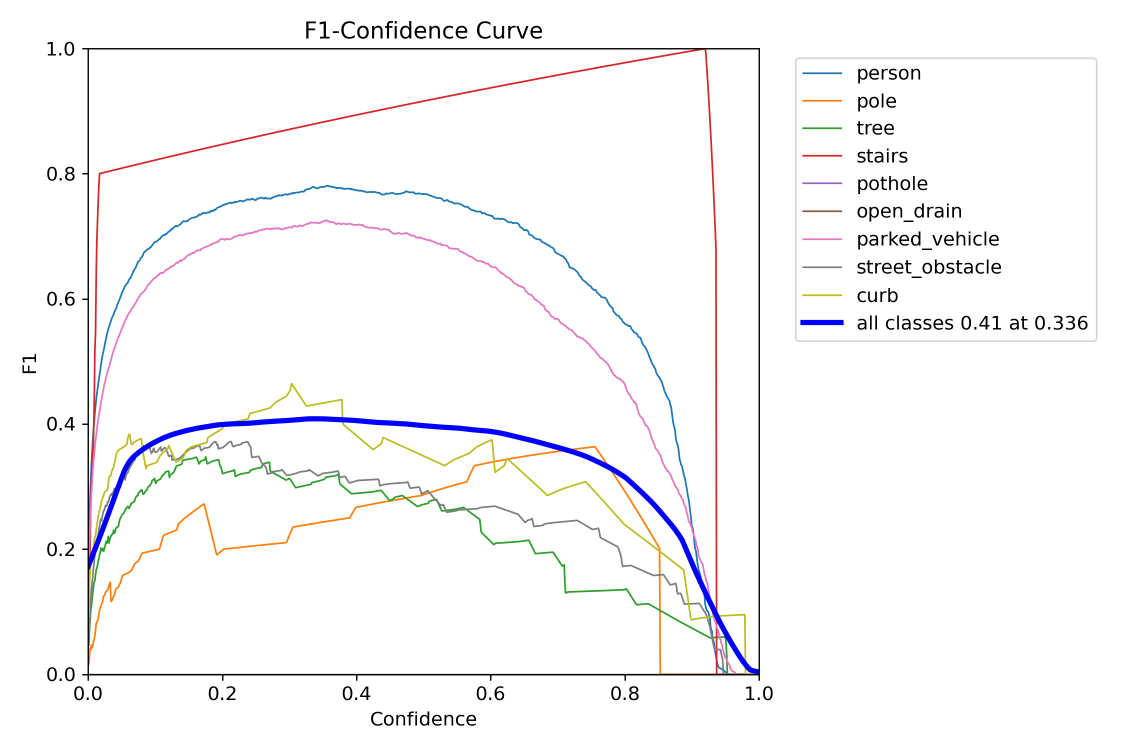
#> input picture reports/figures/BoxF1_curve.png, 2250 x 1500 px (shown at 1/2 size)
$ python -i analyze_dataset.py   (imports and definitions only)
#> lines starting #> are read from the running program, lines starting #| are printed output that depends on the picture
#!/usr/bin/env python3
"""
analyze_dataset.py
==================
Step 1-3 of the thesis pipeline: inspect the raw `image/` folder and search the
whole project for annotation files. Produces a factual dataset analysis report.

This script NEVER creates, guesses or fabricates annotations. It only measures.

Usage:
    python scripts/analyze_dataset.py
    python scripts/analyze_dataset.py --images image --no-dupes
"""

from __future__ import annotations

import argparse
import hashlib
import json
import os
import sys
from collections import Counter, defaultdict
from concurrent.futures import ProcessPoolExecutor
from pathlib import Path

import numpy as np
from PIL import Image, ImageFile

Image.MAX_IMAGE_PIXELS = None            # allow very large images, we validate size ourselves
ImageFile.LOAD_TRUNCATED_IMAGES = False  # we WANT truncated files to raise, so we can report them

IMAGE_EXTS = {".jpg", ".jpeg", ".png", ".bmp", ".webp", ".tif", ".tiff", ".gif"}
ANNOTATION_EXTS = {".txt", ".xml", ".json", ".csv", ".yaml", ".yml"}
ARCHIVE_EXTS = {".zip", ".tar", ".gz", ".7z", ".rar"}

PROJECT_ROOT = Path(__file__).resolve().parent.parent


# --------------------------------------------------------------------------- #
# Per-image worker
# --------------------------------------------------------------------------- #
def _dhash(gray: np.ndarray) -> int:
    """64-bit difference hash of a 9x8 grayscale thumbnail (near-duplicate signal)."""
    diff = gray[:, 1:] > gray[:, :-1]
    bits = 0
    for b in diff.flatten():
        bits = (bits << 1) | int(b)
    return bits


def inspect_image(path_str: str) -> dict:
    """Fully decode one image and return every measurement we need. Never raises."""
#> called with path_str = '../reports/figures/BoxF1_curve.png'
    path = Path(path_str)
    rec: dict = {
        "path": path_str,
        "name": path.name,
        "ext": path.suffix.lower(),
        "ok": False,
        "error": None,
    }
    try:
        rec["bytes"] = path.stat().st_size
    except OSError as exc:
        rec["error"] = "stat failed: {}".format(exc)
        return rec

    if rec["bytes"] == 0:
        rec["error"] = "zero-byte file"
        return rec

    try:
        with Image.open(path) as im:
#> im is the input picture: PIL image 2250x1500 RGBA; mean R, G, B, A 248.7, 248.1, 249, 255
            rec["format"] = im.format
            rec["width"], rec["height"] = im.size
            rec["mode"] = im.mode
            try:
                rec["has_exif"] = bool(im.getexif())
            except Exception:
                rec["has_exif"] = False
            # force full decode -> catches truncation / corruption
            im.load()
            small = im.convert("L").resize((9, 8), Image.BILINEAR)
            gray9 = np.asarray(small, dtype=np.int16)
            thumb = np.asarray(im.convert("L").resize((128, 128), Image.BILINEAR), dtype=np.float32)
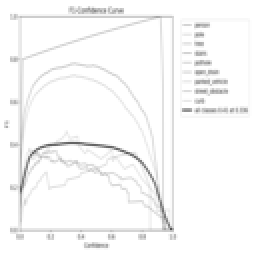
#> thumb: shape (128, 128) float32 (shown 2 times larger); min 82, max 255, mean 248.4

        rec["dhash"] = _dhash(gray9)
#> the loop in _dhash, `for b in diff.flatten():` made 64 passes
#> (b, bits) on passes 2 to 13: (False, 2), (False, 4), (True, 9), (True, 19), (False, 38), (True, 77), (True, 155), (True, 311), (False, 622), (True, 1245), (True, 2491), (False, 4982)
#> bits on pass 1: 1
#> after the loop in _dhash, `for b in diff.flatten():`: bits = 11219541725695886998
        rec["brightness"] = float(thumb.mean())
        # Laplacian variance on the 128x128 thumbnail -> blur / sharpness proxy
        lap = (
            -4.0 * thumb[1:-1, 1:-1]
            + thumb[:-2, 1:-1] + thumb[2:, 1:-1]
            + thumb[1:-1, :-2] + thumb[1:-1, 2:]
        )
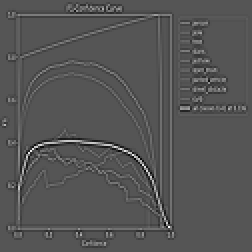
#> lap: shape (126, 126) float32 (shown 2 times larger); min -195, max 389, mean 0; drawn with min black and max white
        rec["sharpness"] = float(lap.var())

        with open(path, "rb") as fh:
            rec["md5"] = hashlib.md5(fh.read()).hexdigest()

        rec["ok"] = True
    except Exception as exc:  # noqa: BLE001 - we report whatever Pillow throws
        rec["error"] = "{}: {}".format(type(exc).__name__, exc)
    return rec


# --------------------------------------------------------------------------- #
# Near-duplicate clustering over 64-bit dhashes
# --------------------------------------------------------------------------- #
_POPCOUNT = np.array([bin(i).count("1") for i in range(256)], dtype=np.uint8)


# [69 lines left out: functions near_duplicate_pairs, find_annotations, _is_float, classify_annotation_format, not called in this run]


# --------------------------------------------------------------------------- #
# Report
# --------------------------------------------------------------------------- #
def human(n) -> str:
    return "{:,}".format(n)


# [274 lines left out: function main, not called in this run]


# [2 lines not run here, left out]

>>> result = inspect_image('../reports/figures/BoxF1_curve.png')
#> result = 15 items
